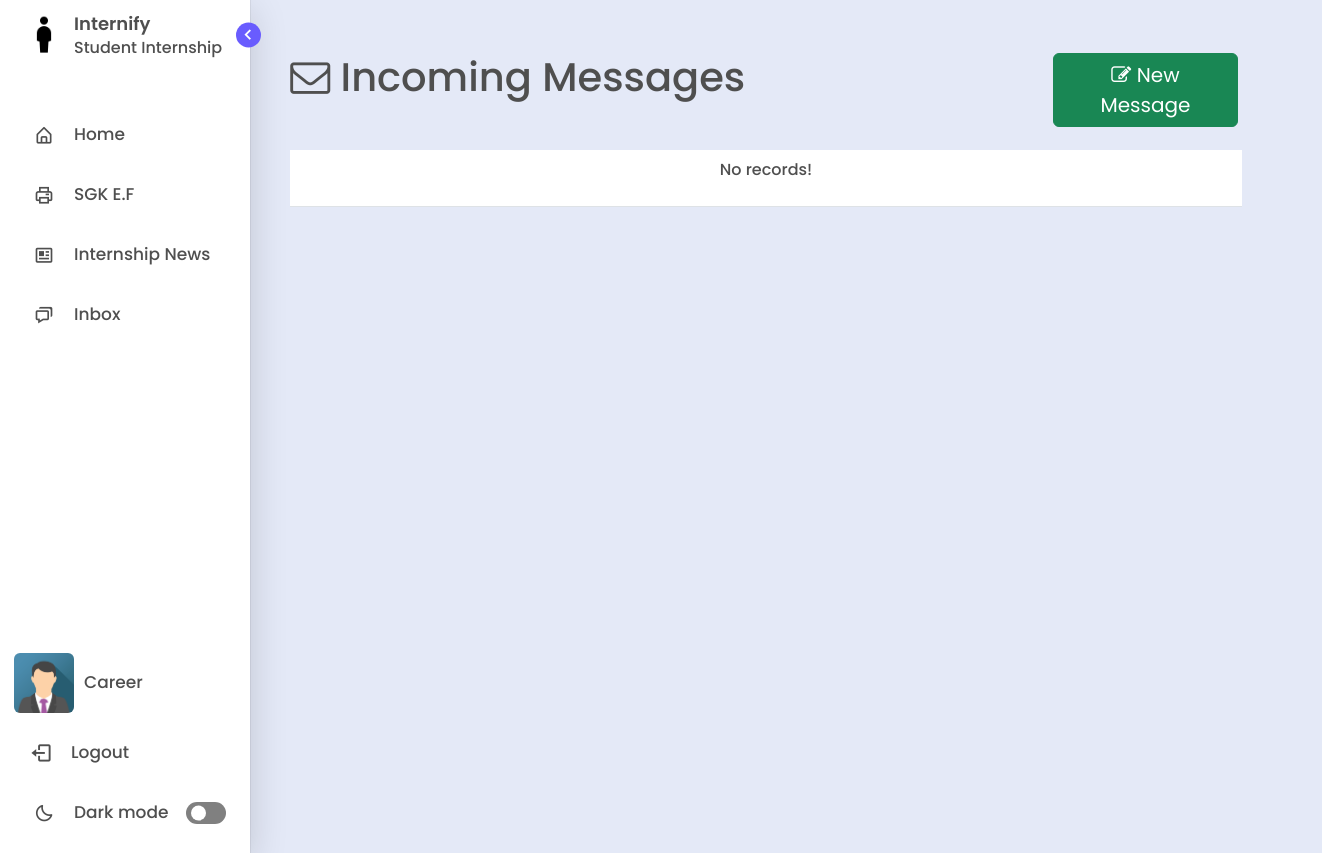
The app's page /inbox/ (signed in), older data.
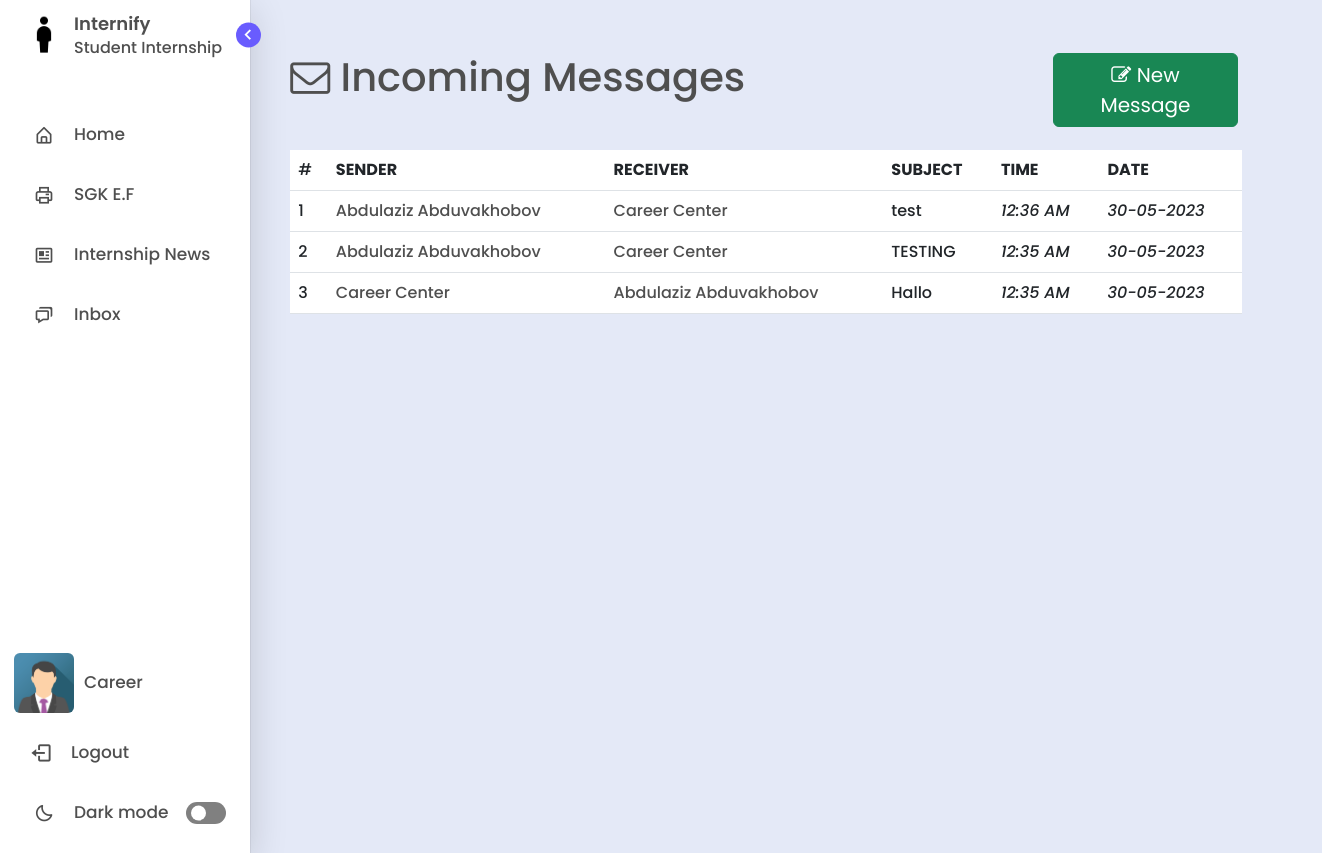
The same page, newer data.
### management/models.py (models this page shows, shortened)
class BaseAbstractModel(models.Model):
    is_visible = models.BooleanField(default=True, verbose_name='Visibility')
    date_created = models.DateTimeField(auto_now_add=True)
    date_updated = models.DateTimeField(auto_now=True)
    class Meta:
        abstract = True

class Message(BaseAbstractModel):
    title = models.CharField(max_length=255)
    content = models.TextField()
    sender = models.ForeignKey(User, on_delete=CASCADE, related_name='sender')
    receiver = models.ForeignKey(User, on_delete=CASCADE, related_name='receiver')
    parent = models.ForeignKey('self', on_delete=SET_NULL, null=True, related_name='parentnode')
    is_read = models.BooleanField(default=False)
    def get_absolute_url(self):
        return reverse('message', args=[str(self.id)])

class User(AbstractBaseUser, PermissionsMixin):
    GENDER_CHOICES = (
        ('M', 'Male'),
        ('F', 'Female'),
    )
    first_name = models.CharField(max_length=100)
    last_name = models.CharField(max_length=100)
    email = models.EmailField(unique=True)
    gender = models.CharField(max_length=1, choices=GENDER_CHOICES)
    photo = models.ImageField(upload_to='users', null=True, blank=True)
    last_login = models.DateTimeField(auto_now=True)
    is_active = models.BooleanField(default=True)
    is_staff = models.BooleanField(default=False)
    is_superuser = models.BooleanField(default=False)
    objects = CustomUserManager()
    USERNAME_FIELD = 'email'
    REQUIRED_FIELDS = ['first_name', 'last_name', 'gender',  'password']
    def get_full_name(self):
        return f'{self.first_name} {self.last_name}'

### management/views.py (the view, shortened to what this page needs)
# urls.py: path('inbox/', views.inbox, name = "inbox"),
def inbox(request):
	user = request.user
	emails = Message.objects.filter((Q(sender=request.user) | Q(receiver=request.user)) & Q(parent=None)).order_by('-date_created')
	unread_messages = Message.objects.filter(receiver=request.user, is_read=False).count()
	context = {
		'emails': emails,
		'unread_messages': unread_messages
	}
	return render(request, "inbox.html", context)

### templates/inbox.html (shortened to what this page needs)
{% extends "layout.html" %}
{% load static %}
{% block content %}
{% include 'includes/sidebar.html' with unread_messages=unread_messages %}
<div class="home offset-md-1" style="margin-top:4%;">
  <div class="row">
    <div class="col-md-5">
      <h1 class="title text"><i class="fa fa-envelope-o"></i> Incoming Messages</h1>
    </div>
    <div class="col-md-5">
      <a href="{% url 'sendmessage' %}" class="btn btn-success btn-block" style="font-size: 20px; width:40%; float:right;"><i class='fa fa-pencil-square-o'></i> New Message</a>
    </div>
  </div>
  <div class="col-md-10" style="margin-top:2%; max-height: 600px; overflow-y:scroll;">
    <table class="table table-hover mails" style="background-color: var(--primary-color-light);">
      {% if emails.count > 0 %}
      <thead class="text">
        <td>#</td>
        <th>SENDER</th>
        <th>RECEIVER</th>
        <th>SUBJECT</th>
        <th>TIME</th>
		<th>DATE</th>
      </thead>
      <tbody class="text">
        {% for message in emails %}
          <tr>
            <td>{{forloop.counter}}</td>
            <td>
              <a href="{{message.get_absolute_url}}" style="text-decoration: none; color: var(--text-color)">
                {{message.sender.get_full_name}}
              </a>
            </td>
            <td>
              <a href="{{message.get_absolute_url}}" style="text-decoration: none; color: var(--text-color)">
                {{message.receiver.get_full_name}}
              </a>
            </td>
            <td>
				 {{message.title}}
			</td>
            <td class="text-right fst-italic">{{message.date_created|date:"h:i A"}}</td>
			<td class="text-right fst-italic">{{message.date_created|date:"d-m-Y"}}</td>
          </tr>
        {% endfor %}
      </tbody>
      {% else %}
        <th>
          <p class='text-center text'>No records!</p>
        </th>
      {% endif %}
    </table>
  </div>
</div>
{% endblock content %}

### templates/includes/sidebar.html (shortened to what this page needs)
<!DOCTYPE html>
{% load static %}
<html lang="en">
<head>
    <link href='https://unpkg.com/boxicons@2.1.1/css/boxicons.min.css' rel='stylesheet'>
</head>
<body>
    <nav class="sidebar open">
        <header>
            <div class="image-text">
                <span class="image">
                    <a href="/home"><img id="my-image" src="{% static 'assets/img/logo.png' %}" alt=""></a>
                </span>
                <div class="text logo-text">
                    <a href="/home" style="text-decoration: none; color: var(--text-color);"><span class="name">Internify</span></a>
                    <span class="profession">Student Internship</span>
                </div>
            </div>
            <i class='bx bx-chevron-right toggle'></i>
        </header>
        <div class="menu-bar">
            <div class="menu">
                <li class="nav-link">
                    <a href="{% url 'index' %}">
                        <i class='bx bx-home-alt icon' ></i>
                        <span class="text nav-text">Home</span>
                    </a>
                </li>
                {% for group in request.user.groups.all %}
                    {% if group.name == 'Staff' %}
                        <li class="nav-link">
                            <a href="/sgk-ef">
                                <i class='bx bx-printer icon' ></i>
                                <span class="text nav-text">SGK E.F</span>
                            </a>
                        </li>
                        <li class="nav-link">
                            <a href="/internship-opportunities">
                              <i class='bx bx-news icon' ></i>
                              <span class="text nav-text">Internship News</span>
                            </a>
                        </li>
                    {% endif %}
                {% endfor %}
                <li class="nav-link">
                    <a href="{% url 'inbox' %}"  class="position-relative">
                        <i class='bx bx-chat icon' ></i>
                        <span class="text nav-text">Inbox
						</span>
                    </a>
                </li>
            </div>
            <div class="bottom-content">
                <li class="nav-link">
                    <a href="/profile">
                        <img src="
                                {% if request.user.photo%}
                                    {{ request.user.photo.url }}
                                {% elif request.user.gender == 'M' %}
                                    {% static 'assets/img/avatars/male_avatar.png' %}
                                {% else %}
                                    {% static 'assets/img/avatars/female_avatar.png' %}
                                {% endif %}
                                "
                                alt="user-avatar"
                            class="d-block rounded" height="60" width="60" id="uploadedAvatar" />
                        <span class="text nav-text" style="margin-left:10px;"> {{user.first_name}}</span>
                    </a>
                </li>
                <li class="nav-link">
                    <a href="/logout">
                        <i class='bx bx-log-out icon' style="font-size:23px; margin-left:-3px;"></i>
                        <span class="text nav-text">Logout</span>
                    </a>
                </li>
                <li class="mode">
                    <div class="sun-moon">
                        <i class='bx bx-moon icon moon'></i>
                    </div>
                    <span class="mode-text text">Dark mode</span>
                    <div class="toggle-switch">
                        <span class="switch"></span>
                    </div>
                </li>
            </div>
        </div>
    </nav>
</body>
</html>

Row changes from the older to the newer data that the page shows:
added Message: sender.get_full_name "Abdulaziz Abduvakhobov", receiver.get_full_name "Career Center", title "test", date_created "12:36 AM", date_created "30-05-2023"
added Message: sender.get_full_name "Abdulaziz Abduvakhobov", receiver.get_full_name "Career Center", title "TESTING", date_created "12:35 AM", date_created "30-05-2023"
added Message: sender.get_full_name "Career Center", receiver.get_full_name "Abdulaziz Abduvakhobov", title "Hallo", date_created "12:35 AM", date_created "30-05-2023"
Text that changed along with them:
text no longer shown: "No records!"
text now shown: "# SENDER RECEIVER SUBJECT TIME DATE"
